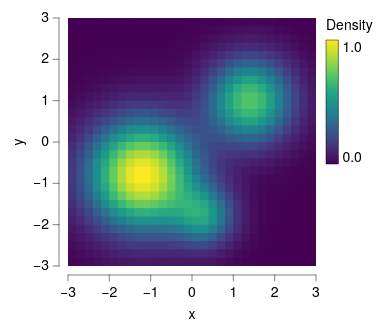

Write the Vega-Lite specification saved for this chart.
### Vega-Lite specification from a JSON file in a GitHub repository (floating-point values rounded to 4 significant figures; data arrays with more than 128 entries replaced by an {"elided": "..."} marker saying what was removed)
{"background": null, "config": {"arc": {"fill": "#DBDBDB", "fillOpacity": 1.0, "innerRadius": 31.0, "padAngle": 0.03, "stroke": "black", "strokeOpacity": 1, "strokeWidth": 0.25}, "area": {"fill": "#DBDBDB", "fillOpacity": 1.0, "stroke": "black", "strokeOpacity": 1, "strokeWidth": 0.25}, "axis": {"domain": true, "domainCap": "round", "domainColor": "black", "domainWidth": 0.25, "grid": false, "gridCap": "round", "gridColor": "#F1F1F1", "gridDash": [0, 0], "gridOpacity": 1.0, "gridWidth": 0.25, "labelColor": "black", "labelFont": "Helvetica Neue, HelveticaNeue, Helvetica, Arial, sans-serif", "labelFontSize": 7, "labelFontStyle": "normal", "labelFontWeight": 400, "offset": 4.5, "ticks": true, "tickCap": "round", "tickColor": "black", "tickRound": false, "tickSize": 3, "tickWidth": 0.25, "titleColor": "black", "titleFont": "Helvetica Neue, HelveticaNeue, Helvetica, Arial, sans-serif", "titleFontSize": 7, "titleFontStyle": "normal", "titleFontWeight": 400}, "axisX": {"domain": true, "labelAlign": "center", "labelAngle": 0, "labels": true, "ticks": true, "translate": 0}, "axisY": {"domain": true, "labelAlign": "right", "labelAngle": 0, "labels": true, "ticks": true, "translate": 0}, "axisRight": {"domain": true, "labelAlign": "left", "labelAngle": 0, "labels": true, "ticks": true, "translate": 0}, "axisTop": {"domain": true, "labelAlign": "center", "labelAngle": 0, "labels": true, "ticks": true, "translate": 0}, "axisBand": {"tickOffset": 0}, "bar": {"fill": "#DBDBDB", "fillOpacity": 1.0, "stroke": "black", "strokeOpacity": 1, "strokeWidth": 0.25}, "boxplot": {"size": 11.16, "ticks": {"cornerRadius": 0.25, "fill": "black", "opacity": 1, "size": 5.58, "thickness": 0.25}, "box": {"fillOpacity": 1.0, "stroke": "black", "strokeOpacity": 1, "strokeWidth": 0.25}, "median": {"cornerRadius": 0, "fill": "black", "fillOpacity": 1.0, "opacity": 1, "size": 11.16, "thickness": 0.25}, "rule": {"fill": "black", "fillOpacity": 1.0, "size": 12.4, "stroke": "black", "strokeDash": [0, 0], "strokeOpacity": 1, "strokeWidth": 0.25}, "outliers": {"color": "black", "fill": "black", "fillOpacity": 1.0, "size": 0, "stroke": "black", "strokeOpacity": 1, "strokeWidth": 0.25}}, "circle": {"fill": "black", "fillOpacity": 1.0, "size": 1.55, "stroke": null, "strokeOpacity": 1, "strokeWidth": 0.25}, "errorband": {"band": {"fillOpacity": 0.6, "stroke": null, "strokeWidth": 0.25, "strokeOpacity": 1}, "borders": {"opacity": 0, "strokeOpacity": 0.25, "strokeWidth": 1}}, "errorbar": {"opacity": 1, "rule": {"strokeDash": [0, 0], "strokeWidth": 0.25}, "ticks": {"color": "black", "cornerRadius": 0.125, "opacity": 1, "size": 7.44, "thickness": 0.25}, "thickness": 0.25}, "font": "Helvetica Neue, HelveticaNeue, Helvetica, Arial, sans-serif", "geoshape": {"fill": "#DBDBDB", "fillOpacity": 1.0, "stroke": "black", "strokeOpacity": 1, "strokeWidth": 0.25}, "header": {"labelColor": "black", "labelFont": "Helvetica Neue, HelveticaNeue, Helvetica, Arial, sans-serif", "labelFontSize": 7, "labelFontStyle": "normal", "labelFontWeight": 400, "titleColor": "black", "titleFont": "Helvetica Neue, HelveticaNeue, Helvetica, Arial, sans-serif", "titleFontSize": 7, "titleFontStyle": "normal", "titleFontWeight": 400, "titlePadding": 0}, "legend": {"disable": false, "offset": 4.5, "titlePadding": 4, "labelOffset": 2, "gradientLabelOffset": 2, "gradientLength": 62.0, "gradientThickness": 6.2, "gradientOpacity": 1.0, "gradientStrokeColor": "black", "gradientStrokeWidth": 0.25, "labelColor": "black", "labelFont": "Helvetica Neue, HelveticaNeue, Helvetica, Arial, sans-serif", "labelFontSize": 7, "labelFontStyle": "normal", "labelFontWeight": 400, "strokeColor": "black", "strokeWidth": 0, "symbolSize": 42, "symbolStrokeColor": "black", "symbolStrokeWidth": 0.25, "titleColor": "black", "titleFont": "Helvetica Neue, HelveticaNeue, Helvetica, Arial, sans-serif", "titleFontSize": 7, "titleFontStyle": "normal", "titleFontWeight": 400}, "line": {"color": "black", "stroke": "black", "strokeCap": "butt", "strokeDash": [0, 0], "strokeOpacity": 1, "strokeWidth": 0.5}, "point": {"filled": true, "fill": "#DBDBDB", "fillOpacity": 1.0, "size": 6.2, "stroke": "black", "strokeOpacity": 1, "strokeWidth": 0.25}, "range": {"category": ["#B2B2B2", "#4A7CD3", "#008542", "#664CAF", "#509F98", "#636363", "#284F93", "#005226", "#382864", "#285753"], "diverging": {"scheme": ["#443E60", "#5F597E", "#7C759B", "#9994B6", "#B7B4CC", "#D6D5DC", "#F6F6F6", "#D1DAD9", "#A4C2BF", "#7AA9A4", "#578E89", "#37736E", "#1B5954"]}, "heatmap": {"scheme": ["#440154", "#472270", "#433E82", "#38598C", "#2C728E", "#238A8D", "#24A086", "#39B578", "#5DC862", "#96D646", "#CAE02D", "#FDE724"]}, "ordinal": {"scheme": ["#F1F1F1", "#DBDBDB", "#C6C6C6", "#B2B2B2", "#9D9D9D", "#898989", "#767676", "#636363", "#515151", "#404040", "#2F2F2F", "#1F1F1F"]}, "ramp": {"scheme": ["#440154", "#472270", "#433E82", "#38598C", "#2C728E", "#238A8D", "#24A086", "#39B578", "#5DC862", "#96D646", "#CAE02D", "#FDE724"]}}, "rule": {"color": "black", "stroke": "black", "strokeCap": "round", "strokeDash": [2, 2], "strokeOpacity": 1, "strokeWidth": 0.25}, "scale": {"barBandPaddingInner": 0.1, "rectBandPaddingInner": 0, "tickBandPaddingInner": 0.1, "bandPaddingOuter": 0.1, "bandWithNestedOffsetPaddingInner": 0.2, "bandWithNestedOffsetPaddingOuter": 0.2, "offsetBandPaddingInner": 0, "offsetBandPaddingOuter": 0, "round": false}, "rect": {"fill": "#DBDBDB", "fillOpacity": 1.0, "stroke": "black", "strokeOpacity": 1, "strokeWidth": 0.25}, "square": {"fill": "#DBDBDB", "fillOpacity": 1.0, "size": 12.4, "stroke": "black", "strokeOpacity": 1, "strokeWidth": 0.25}, "text": {"color": "black", "font": "Helvetica Neue, HelveticaNeue, Helvetica, Arial, sans-serif", "fontSize": 7, "fontStyle": "normal", "fontWeight": 400}, "tick": {"color": "black", "cornerRadius": 0.125, "opacity": 1.0, "size": 11.16, "thickness": 0.25}, "title": {"anchor": "middle", "frame": "group", "color": "black", "font": "Helvetica Neue, HelveticaNeue, Helvetica, Arial, sans-serif", "fontSize": 7, "fontStyle": "normal", "fontWeight": 400, "subtitleColor": "black", "subtitleFont": "Helvetica Neue, HelveticaNeue, Helvetica, Arial, sans-serif", "subtitleFontSize": "Helvetica Neue, HelveticaNeue, Helvetica, Arial, sans-serif", "subtitleFontStyle": "normal", "subtitleFontWeight": 400}, "trail": {"color": "black", "opacity": 1, "size": 0.5}, "view": {"continuousWidth": 124, "continuousHeight": 124, "discreteWidth": 124, "discreteHeight": 124, "fill": null, "stroke": null, "strokeWidth": 0.25}}, "data": {"name": "data-ba0412ef80218ea38e3c8f5f8b522309"}, "mark": {"type": "rect", "clip": true, "stroke": null}, "encoding": {"color": {"field": "density", "title": "Density", "type": "quantitative"}, "x": {"axis": {"values": [-3, -2, -1, 0, 1, 2, 3]}, "field": "x0", "scale": {"domain": [-3, 3], "nice": false}, "title": "x", "type": "quantitative"}, "x2": {"field": "x1"}, "y": {"axis": {"values": [-3, -2, -1, 0, 1, 2, 3]}, "field": "y0", "scale": {"domain": [-3, 3], "nice": false}, "title": "y", "type": "quantitative"}, "y2": {"field": "y1"}}, "$schema": "https://vega.github.io/schema/vega-lite/v6.4.1.json", "datasets": {"data-ba0412ef80218ea38e3c8f5f8b522309": {"elided": "900 records"}}}
